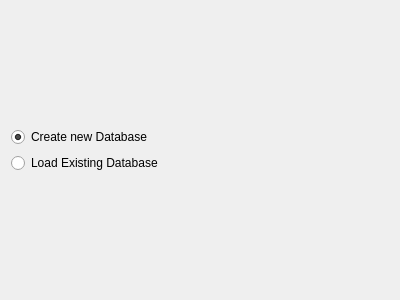
<?xml version="1.0" encoding="UTF-8"?>
<ui version="4.0">
 <class>DbSelectionPage</class>
 <widget class="QWizardPage" name="DbSelectionPage">
  <property name="geometry">
   <rect>
    <x>0</x>
    <y>0</y>
    <width>400</width>
    <height>300</height>
   </rect>
  </property>
  <property name="title">
   <string>Select the database</string>
  </property>
  <property name="subTitle">
   <string>Select the database you want to use, and if you want to create a new one or use an existing one.</string>
  </property>
  <layout class="QVBoxLayout" name="verticalLayout">
   <item>
    <spacer name="verticalSpacer_2">
     <property name="orientation">
      <enum>Qt::Vertical</enum>
     </property>
     <property name="sizeHint" stdset="0">
      <size>
       <width>20</width>
       <height>40</height>
      </size>
     </property>
    </spacer>
   </item>
   <item>
    <widget class="QRadioButton" name="createButton">
     <property name="text">
      <string>Create new Database</string>
     </property>
     <property name="checked">
      <bool>true</bool>
     </property>
    </widget>
   </item>
   <item>
    <widget class="QRadioButton" name="loadButton">
     <property name="text">
      <string>Load Existing Database</string>
     </property>
    </widget>
   </item>
   <item>
    <spacer name="verticalSpacer">
     <property name="orientation">
      <enum>Qt::Vertical</enum>
     </property>
     <property name="sizeHint" stdset="0">
      <size>
       <width>20</width>
       <height>40</height>
      </size>
     </property>
    </spacer>
   </item>
  </layout>
 </widget>
 <resources/>
 <connections/>
</ui>
